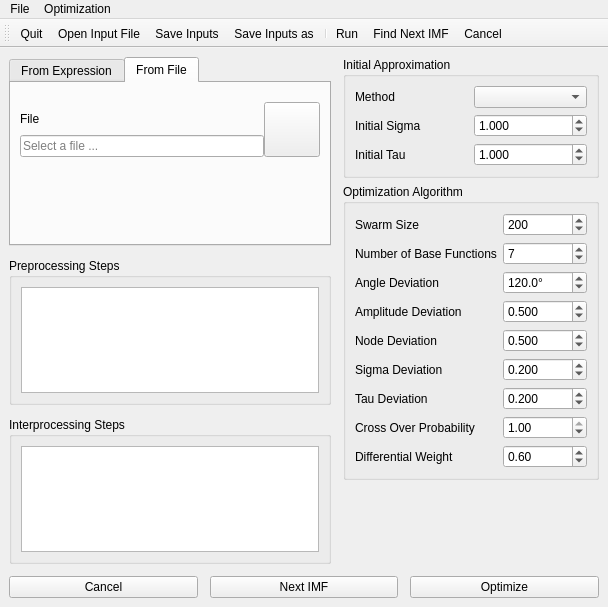
<?xml version="1.0" encoding="UTF-8"?>
<ui version="4.0">
 <class>gui::MainWindow</class>
 <widget class="QMainWindow" name="gui::MainWindow">
  <property name="geometry">
   <rect>
    <x>0</x>
    <y>0</y>
    <width>608</width>
    <height>607</height>
   </rect>
  </property>
  <property name="windowTitle">
   <string>MainWindow</string>
  </property>
  <widget class="QWidget" name="centralWidget">
   <property name="windowTitle">
    <string>Decompose IMF</string>
   </property>
   <layout class="QVBoxLayout" name="verticalLayout">
    <property name="spacing">
     <number>12</number>
    </property>
    <item>
     <layout class="QHBoxLayout" name="horizontalLayout_3" stretch="1,0">
      <item>
       <layout class="QVBoxLayout" name="verticalLayout_2" stretch="0,1,1">
        <item>
         <widget class="QTabWidget" name="samplesTabWidget">
          <property name="currentIndex">
           <number>1</number>
          </property>
          <widget class="QWidget" name="fromExpressionTab">
           <attribute name="title">
            <string>From Expression</string>
           </attribute>
           <layout class="QVBoxLayout" name="verticalLayout_3">
            <property name="spacing">
             <number>0</number>
            </property>
            <property name="bottomMargin">
             <number>0</number>
            </property>
            <item>
             <widget class="QGroupBox" name="groupBox">
              <property name="title">
               <string>Target Function</string>
              </property>
              <layout class="QGridLayout" name="gridLayout_2" columnstretch="1,1">
               <item row="6" column="1">
                <widget class="QSpinBox" name="nSamplesSpinBox">
                 <property name="minimum">
                  <number>1</number>
                 </property>
                 <property name="maximum">
                  <number>10000</number>
                 </property>
                 <property name="value">
                  <number>300</number>
                 </property>
                </widget>
               </item>
               <item row="6" column="0">
                <widget class="QLabel" name="label">
                 <property name="text">
                  <string>Number of Samples</string>
                 </property>
                 <property name="buddy">
                  <cstring>nSamplesSpinBox</cstring>
                 </property>
                </widget>
               </item>
               <item row="4" column="1">
                <widget class="QDoubleSpinBox" name="xminSpinBox">
                 <property name="decimals">
                  <number>3</number>
                 </property>
                 <property name="minimum">
                  <double>-1000.000000000000000</double>
                 </property>
                 <property name="maximum">
                  <double>1000.000000000000000</double>
                 </property>
                </widget>
               </item>
               <item row="5" column="0">
                <widget class="QLabel" name="label_7">
                 <property name="text">
                  <string>x_max</string>
                 </property>
                 <property name="buddy">
                  <cstring>xmaxSpinBox</cstring>
                 </property>
                </widget>
               </item>
               <item row="4" column="0">
                <widget class="QLabel" name="label_6">
                 <property name="text">
                  <string>x_min</string>
                 </property>
                 <property name="buddy">
                  <cstring>xminSpinBox</cstring>
                 </property>
                </widget>
               </item>
               <item row="5" column="1">
                <widget class="QDoubleSpinBox" name="xmaxSpinBox">
                 <property name="decimals">
                  <number>3</number>
                 </property>
                 <property name="minimum">
                  <double>-1000.000000000000000</double>
                 </property>
                 <property name="maximum">
                  <double>1000.000000000000000</double>
                 </property>
                 <property name="value">
                  <double>6.283000000000000</double>
                 </property>
                </widget>
               </item>
               <item row="0" column="0" colspan="2">
                <layout class="QHBoxLayout" name="horizontalLayout">
                 <item>
                  <widget class="QLabel" name="label_5">
                   <property name="text">
                    <string>f(x) =</string>
                   </property>
                   <property name="buddy">
                    <cstring>functionLineEdit</cstring>
                   </property>
                  </widget>
                 </item>
                 <item>
                  <widget class="QLineEdit" name="functionLineEdit">
                   <property name="text">
                    <string>5*sin(2*x+1)+4*sin(29*x+2)</string>
                   </property>
                  </widget>
                 </item>
                </layout>
               </item>
              </layout>
             </widget>
            </item>
            <item>
             <spacer name="verticalSpacer_6">
              <property name="orientation">
               <enum>Qt::Vertical</enum>
              </property>
              <property name="sizeHint" stdset="0">
               <size>
                <width>20</width>
                <height>0</height>
               </size>
              </property>
             </spacer>
            </item>
           </layout>
          </widget>
          <widget class="QWidget" name="fromFileTab">
           <attribute name="title">
            <string>From File</string>
           </attribute>
           <layout class="QVBoxLayout" name="verticalLayout_4">
            <property name="spacing">
             <number>0</number>
            </property>
            <property name="bottomMargin">
             <number>0</number>
            </property>
            <item>
             <layout class="QGridLayout" name="gridLayout_4">
              <property name="topMargin">
               <number>10</number>
              </property>
              <item row="0" column="0">
               <widget class="QLabel" name="label_17">
                <property name="text">
                 <string>File</string>
                </property>
                <property name="buddy">
                 <cstring>samplesFileLineEdit</cstring>
                </property>
               </widget>
              </item>
              <item row="1" column="0">
               <widget class="QLineEdit" name="samplesFileLineEdit">
                <property name="text">
                 <string/>
                </property>
                <property name="readOnly">
                 <bool>true</bool>
                </property>
                <property name="placeholderText">
                 <string>Select a file ...</string>
                </property>
               </widget>
              </item>
              <item row="0" column="1" rowspan="2">
               <widget class="QToolButton" name="toolButton">
                <property name="icon">
                 <iconset resource="resources.qrc">
                  <normaloff>:/new/icons/icon_open_file.png</normaloff>:/new/icons/icon_open_file.png</iconset>
                </property>
                <property name="iconSize">
                 <size>
                  <width>48</width>
                  <height>48</height>
                 </size>
                </property>
               </widget>
              </item>
             </layout>
            </item>
            <item>
             <spacer name="verticalSpacer_4">
              <property name="orientation">
               <enum>Qt::Vertical</enum>
              </property>
              <property name="sizeType">
               <enum>QSizePolicy::Fixed</enum>
              </property>
              <property name="sizeHint" stdset="0">
               <size>
                <width>20</width>
                <height>6</height>
               </size>
              </property>
             </spacer>
            </item>
            <item>
             <widget class="QLabel" name="fileInfoLabel">
              <property name="text">
               <string/>
              </property>
              <property name="wordWrap">
               <bool>false</bool>
              </property>
             </widget>
            </item>
            <item>
             <spacer name="verticalSpacer_7">
              <property name="orientation">
               <enum>Qt::Vertical</enum>
              </property>
              <property name="sizeHint" stdset="0">
               <size>
                <width>20</width>
                <height>6</height>
               </size>
              </property>
             </spacer>
            </item>
           </layout>
          </widget>
         </widget>
        </item>
        <item>
         <widget class="QGroupBox" name="groupBox_4">
          <property name="title">
           <string>Preprocessing Steps</string>
          </property>
          <layout class="QVBoxLayout" name="verticalLayout_6">
           <item>
            <widget class="QPlainTextEdit" name="preprocessingTextEdit">
             <property name="tabChangesFocus">
              <bool>true</bool>
             </property>
            </widget>
           </item>
          </layout>
         </widget>
        </item>
        <item>
         <widget class="QGroupBox" name="groupBox_5">
          <property name="title">
           <string>Interprocessing Steps</string>
          </property>
          <layout class="QVBoxLayout" name="verticalLayout_7">
           <item>
            <widget class="QPlainTextEdit" name="interprocessingTextEdit"/>
           </item>
          </layout>
         </widget>
        </item>
       </layout>
      </item>
      <item>
       <layout class="QVBoxLayout" name="verticalLayout_5">
        <property name="spacing">
         <number>0</number>
        </property>
        <item>
         <widget class="QGroupBox" name="groupBox_3">
          <property name="title">
           <string>Initial Approximation</string>
          </property>
          <layout class="QGridLayout" name="gridLayout">
           <item row="0" column="0">
            <widget class="QLabel" name="label_10">
             <property name="text">
              <string>Method</string>
             </property>
             <property name="buddy">
              <cstring>initApproxMethComboBox</cstring>
             </property>
            </widget>
           </item>
           <item row="0" column="1">
            <widget class="QComboBox" name="initApproxMethComboBox"/>
           </item>
           <item row="1" column="0">
            <widget class="QLabel" name="label_11">
             <property name="text">
              <string>Initial Sigma</string>
             </property>
             <property name="buddy">
              <cstring>initSigmaSpinBox</cstring>
             </property>
            </widget>
           </item>
           <item row="2" column="0">
            <widget class="QLabel" name="label_12">
             <property name="text">
              <string>Initial Tau</string>
             </property>
             <property name="buddy">
              <cstring>initTauSpinBox</cstring>
             </property>
            </widget>
           </item>
           <item row="1" column="1">
            <widget class="QDoubleSpinBox" name="initSigmaSpinBox">
             <property name="decimals">
              <number>3</number>
             </property>
             <property name="maximum">
              <double>10000.000000000000000</double>
             </property>
             <property name="singleStep">
              <double>0.100000000000000</double>
             </property>
             <property name="value">
              <double>1.000000000000000</double>
             </property>
            </widget>
           </item>
           <item row="2" column="1">
            <widget class="QDoubleSpinBox" name="initTauSpinBox">
             <property name="decimals">
              <number>3</number>
             </property>
             <property name="maximum">
              <double>10000.000000000000000</double>
             </property>
             <property name="singleStep">
              <double>0.100000000000000</double>
             </property>
             <property name="value">
              <double>1.000000000000000</double>
             </property>
            </widget>
           </item>
          </layout>
         </widget>
        </item>
        <item>
         <spacer name="verticalSpacer">
          <property name="orientation">
           <enum>Qt::Vertical</enum>
          </property>
          <property name="sizeType">
           <enum>QSizePolicy::Fixed</enum>
          </property>
          <property name="sizeHint" stdset="0">
           <size>
            <width>20</width>
            <height>6</height>
           </size>
          </property>
         </spacer>
        </item>
        <item>
         <widget class="QGroupBox" name="groupBox_2">
          <property name="title">
           <string>Optimization Algorithm</string>
          </property>
          <layout class="QGridLayout" name="gridLayout_3" columnstretch="1,1">
           <item row="1" column="0">
            <widget class="QLabel" name="label_2">
             <property name="text">
              <string>Swarm Size</string>
             </property>
             <property name="buddy">
              <cstring>swarmSizeSpinBox</cstring>
             </property>
            </widget>
           </item>
           <item row="1" column="1">
            <widget class="QSpinBox" name="swarmSizeSpinBox">
             <property name="minimum">
              <number>4</number>
             </property>
             <property name="maximum">
              <number>10000</number>
             </property>
             <property name="value">
              <number>200</number>
             </property>
            </widget>
           </item>
           <item row="3" column="0">
            <widget class="QLabel" name="label_8">
             <property name="text">
              <string>Angle Deviation</string>
             </property>
             <property name="buddy">
              <cstring>angleDevSpinBox</cstring>
             </property>
            </widget>
           </item>
           <item row="7" column="1">
            <widget class="QDoubleSpinBox" name="tauDevSpinBox">
             <property name="decimals">
              <number>3</number>
             </property>
             <property name="maximum">
              <double>10000.000000000000000</double>
             </property>
             <property name="value">
              <double>0.200000000000000</double>
             </property>
            </widget>
           </item>
           <item row="6" column="1">
            <widget class="QDoubleSpinBox" name="sigmaDevSpinBox">
             <property name="decimals">
              <number>3</number>
             </property>
             <property name="maximum">
              <double>10000.000000000000000</double>
             </property>
             <property name="value">
              <double>0.200000000000000</double>
             </property>
            </widget>
           </item>
           <item row="2" column="0">
            <widget class="QLabel" name="label_16">
             <property name="text">
              <string>Number of Base Functions</string>
             </property>
             <property name="buddy">
              <cstring>nBaseFuncsSpinBox</cstring>
             </property>
            </widget>
           </item>
           <item row="2" column="1">
            <widget class="QSpinBox" name="nBaseFuncsSpinBox">
             <property name="maximum">
              <number>1000</number>
             </property>
             <property name="value">
              <number>7</number>
             </property>
            </widget>
           </item>
           <item row="7" column="0">
            <widget class="QLabel" name="label_15">
             <property name="text">
              <string>Tau Deviation</string>
             </property>
             <property name="buddy">
              <cstring>tauDevSpinBox</cstring>
             </property>
            </widget>
           </item>
           <item row="3" column="1">
            <widget class="QDoubleSpinBox" name="angleDevSpinBox">
             <property name="suffix">
              <string>°</string>
             </property>
             <property name="decimals">
              <number>1</number>
             </property>
             <property name="maximum">
              <double>10000.000000000000000</double>
             </property>
             <property name="singleStep">
              <double>1.000000000000000</double>
             </property>
             <property name="value">
              <double>120.000000000000000</double>
             </property>
            </widget>
           </item>
           <item row="4" column="0">
            <widget class="QLabel" name="label_9">
             <property name="text">
              <string>Amplitude Deviation</string>
             </property>
             <property name="buddy">
              <cstring>amplDevSpinBox</cstring>
             </property>
            </widget>
           </item>
           <item row="8" column="1">
            <widget class="QDoubleSpinBox" name="coSpinBox">
             <property name="maximum">
              <double>1.000000000000000</double>
             </property>
             <property name="singleStep">
              <double>0.010000000000000</double>
             </property>
             <property name="value">
              <double>1.000000000000000</double>
             </property>
            </widget>
           </item>
           <item row="8" column="0">
            <widget class="QLabel" name="label_3">
             <property name="text">
              <string>Cross Over Probability</string>
             </property>
             <property name="buddy">
              <cstring>coSpinBox</cstring>
             </property>
            </widget>
           </item>
           <item row="4" column="1">
            <widget class="QDoubleSpinBox" name="amplDevSpinBox">
             <property name="decimals">
              <number>3</number>
             </property>
             <property name="maximum">
              <double>100.000000000000000</double>
             </property>
             <property name="singleStep">
              <double>0.100000000000000</double>
             </property>
             <property name="value">
              <double>0.500000000000000</double>
             </property>
            </widget>
           </item>
           <item row="9" column="0">
            <widget class="QLabel" name="label_4">
             <property name="text">
              <string>Differential Weight</string>
             </property>
             <property name="buddy">
              <cstring>dwSpinBox</cstring>
             </property>
            </widget>
           </item>
           <item row="5" column="0">
            <widget class="QLabel" name="label_13">
             <property name="text">
              <string>Node Deviation</string>
             </property>
             <property name="buddy">
              <cstring>nodeDevSpinBox</cstring>
             </property>
            </widget>
           </item>
           <item row="6" column="0">
            <widget class="QLabel" name="label_14">
             <property name="text">
              <string>Sigma Deviation</string>
             </property>
             <property name="buddy">
              <cstring>sigmaDevSpinBox</cstring>
             </property>
            </widget>
           </item>
           <item row="9" column="1">
            <widget class="QDoubleSpinBox" name="dwSpinBox">
             <property name="minimum">
              <double>0.500000000000000</double>
             </property>
             <property name="maximum">
              <double>1.000000000000000</double>
             </property>
             <property name="singleStep">
              <double>0.010000000000000</double>
             </property>
             <property name="value">
              <double>0.600000000000000</double>
             </property>
            </widget>
           </item>
           <item row="5" column="1">
            <widget class="QDoubleSpinBox" name="nodeDevSpinBox">
             <property name="decimals">
              <number>3</number>
             </property>
             <property name="maximum">
              <double>10000.000000000000000</double>
             </property>
             <property name="singleStep">
              <double>0.100000000000000</double>
             </property>
             <property name="value">
              <double>0.500000000000000</double>
             </property>
            </widget>
           </item>
          </layout>
         </widget>
        </item>
        <item>
         <spacer name="verticalSpacer_3">
          <property name="orientation">
           <enum>Qt::Vertical</enum>
          </property>
          <property name="sizeType">
           <enum>QSizePolicy::Expanding</enum>
          </property>
          <property name="sizeHint" stdset="0">
           <size>
            <width>20</width>
            <height>0</height>
           </size>
          </property>
         </spacer>
        </item>
       </layout>
      </item>
     </layout>
    </item>
    <item>
     <layout class="QHBoxLayout" name="horizontalLayout_2">
      <item>
       <widget class="QPushButton" name="cancelPushButton">
        <property name="text">
         <string>Cancel</string>
        </property>
       </widget>
      </item>
      <item>
       <widget class="QPushButton" name="nextImfPushButton">
        <property name="text">
         <string>Next IMF</string>
        </property>
       </widget>
      </item>
      <item>
       <widget class="QPushButton" name="optimizePushButton">
        <property name="text">
         <string>Optimize</string>
        </property>
       </widget>
      </item>
     </layout>
    </item>
   </layout>
  </widget>
  <widget class="QMenuBar" name="menubar">
   <property name="geometry">
    <rect>
     <x>0</x>
     <y>0</y>
     <width>608</width>
     <height>25</height>
    </rect>
   </property>
   <widget class="QMenu" name="menuFile">
    <property name="title">
     <string>File</string>
    </property>
    <addaction name="actionOpenInputFile"/>
    <addaction name="actionSaveInputs"/>
    <addaction name="actionSaveInputsAs"/>
    <addaction name="separator"/>
    <addaction name="actionQuit"/>
   </widget>
   <widget class="QMenu" name="menuOptimization">
    <property name="title">
     <string>Optimization</string>
    </property>
    <addaction name="actionRun"/>
    <addaction name="actionNextImf"/>
    <addaction name="actionCancel"/>
   </widget>
   <addaction name="menuFile"/>
   <addaction name="menuOptimization"/>
  </widget>
  <widget class="QToolBar" name="toolBar">
   <property name="windowTitle">
    <string>toolBar</string>
   </property>
   <attribute name="toolBarArea">
    <enum>TopToolBarArea</enum>
   </attribute>
   <attribute name="toolBarBreak">
    <bool>false</bool>
   </attribute>
   <addaction name="actionQuit"/>
   <addaction name="actionOpenInputFile"/>
   <addaction name="actionSaveInputs"/>
   <addaction name="actionSaveInputsAs"/>
   <addaction name="separator"/>
   <addaction name="actionRun"/>
   <addaction name="actionNextImf"/>
   <addaction name="actionCancel"/>
  </widget>
  <action name="actionQuit">
   <property name="text">
    <string>Quit</string>
   </property>
  </action>
  <action name="actionSaveInputs">
   <property name="text">
    <string>Save Inputs</string>
   </property>
   <property name="shortcut">
    <string>Ctrl+S</string>
   </property>
  </action>
  <action name="actionSaveInputsAs">
   <property name="text">
    <string>Save Inputs as...</string>
   </property>
  </action>
  <action name="actionOpenInputFile">
   <property name="text">
    <string>Open Input File</string>
   </property>
   <property name="shortcut">
    <string>Ctrl+O</string>
   </property>
  </action>
  <action name="actionRun">
   <property name="text">
    <string>Run</string>
   </property>
  </action>
  <action name="actionNextImf">
   <property name="text">
    <string>Find Next IMF</string>
   </property>
  </action>
  <action name="actionCancel">
   <property name="text">
    <string>Cancel</string>
   </property>
  </action>
 </widget>
 <tabstops>
  <tabstop>samplesTabWidget</tabstop>
  <tabstop>functionLineEdit</tabstop>
  <tabstop>xminSpinBox</tabstop>
  <tabstop>xmaxSpinBox</tabstop>
  <tabstop>nSamplesSpinBox</tabstop>
  <tabstop>samplesFileLineEdit</tabstop>
  <tabstop>toolButton</tabstop>
  <tabstop>preprocessingTextEdit</tabstop>
  <tabstop>interprocessingTextEdit</tabstop>
  <tabstop>initApproxMethComboBox</tabstop>
  <tabstop>initSigmaSpinBox</tabstop>
  <tabstop>initTauSpinBox</tabstop>
  <tabstop>swarmSizeSpinBox</tabstop>
  <tabstop>nBaseFuncsSpinBox</tabstop>
  <tabstop>angleDevSpinBox</tabstop>
  <tabstop>amplDevSpinBox</tabstop>
  <tabstop>nodeDevSpinBox</tabstop>
  <tabstop>sigmaDevSpinBox</tabstop>
  <tabstop>tauDevSpinBox</tabstop>
  <tabstop>coSpinBox</tabstop>
  <tabstop>dwSpinBox</tabstop>
  <tabstop>cancelPushButton</tabstop>
  <tabstop>nextImfPushButton</tabstop>
  <tabstop>optimizePushButton</tabstop>
 </tabstops>
 <resources>
  <include location="resources.qrc"/>
 </resources>
 <connections>
  <connection>
   <sender>actionQuit</sender>
   <signal>triggered()</signal>
   <receiver>gui::MainWindow</receiver>
   <slot>close()</slot>
   <hints>
    <hint type="sourcelabel">
     <x>-1</x>
     <y>-1</y>
    </hint>
    <hint type="destinationlabel">
     <x>303</x>
     <y>303</y>
    </hint>
   </hints>
  </connection>
  <connection>
   <sender>actionRun</sender>
   <signal>triggered()</signal>
   <receiver>gui::MainWindow</receiver>
   <slot>optimize()</slot>
   <hints>
    <hint type="sourcelabel">
     <x>-1</x>
     <y>-1</y>
    </hint>
    <hint type="destinationlabel">
     <x>303</x>
     <y>303</y>
    </hint>
   </hints>
  </connection>
  <connection>
   <sender>actionNextImf</sender>
   <signal>triggered()</signal>
   <receiver>gui::MainWindow</receiver>
   <slot>calculateNextImf()</slot>
   <hints>
    <hint type="sourcelabel">
     <x>-1</x>
     <y>-1</y>
    </hint>
    <hint type="destinationlabel">
     <x>303</x>
     <y>303</y>
    </hint>
   </hints>
  </connection>
  <connection>
   <sender>actionCancel</sender>
   <signal>triggered()</signal>
   <receiver>gui::MainWindow</receiver>
   <slot>cancel()</slot>
   <hints>
    <hint type="sourcelabel">
     <x>-1</x>
     <y>-1</y>
    </hint>
    <hint type="destinationlabel">
     <x>303</x>
     <y>303</y>
    </hint>
   </hints>
  </connection>
  <connection>
   <sender>toolButton</sender>
   <signal>clicked()</signal>
   <receiver>gui::MainWindow</receiver>
   <slot>selectSamplesFile()</slot>
   <hints>
    <hint type="sourcelabel">
     <x>308</x>
     <y>145</y>
    </hint>
    <hint type="destinationlabel">
     <x>334</x>
     <y>152</y>
    </hint>
   </hints>
  </connection>
  <connection>
   <sender>optimizePushButton</sender>
   <signal>clicked()</signal>
   <receiver>actionRun</receiver>
   <slot>trigger()</slot>
   <hints>
    <hint type="sourcelabel">
     <x>487</x>
     <y>577</y>
    </hint>
    <hint type="destinationlabel">
     <x>490</x>
     <y>560</y>
    </hint>
   </hints>
  </connection>
  <connection>
   <sender>nextImfPushButton</sender>
   <signal>clicked()</signal>
   <receiver>actionNextImf</receiver>
   <slot>trigger()</slot>
   <hints>
    <hint type="sourcelabel">
     <x>315</x>
     <y>585</y>
    </hint>
    <hint type="destinationlabel">
     <x>329</x>
     <y>566</y>
    </hint>
   </hints>
  </connection>
  <connection>
   <sender>cancelPushButton</sender>
   <signal>clicked()</signal>
   <receiver>actionCancel</receiver>
   <slot>trigger()</slot>
   <hints>
    <hint type="sourcelabel">
     <x>118</x>
     <y>583</y>
    </hint>
    <hint type="destinationlabel">
     <x>127</x>
     <y>564</y>
    </hint>
   </hints>
  </connection>
 </connections>
 <slots>
  <slot>optimize()</slot>
  <slot>cancel()</slot>
  <slot>calculateNextImf()</slot>
  <slot>selectSamplesFile()</slot>
 </slots>
</ui>
